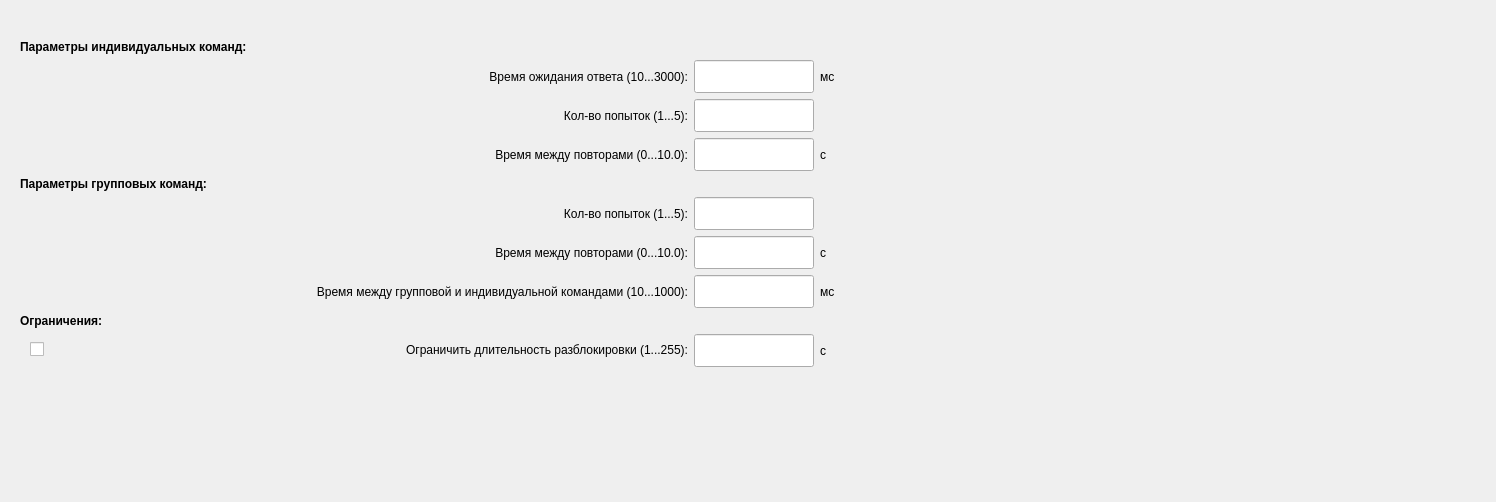
      <widget class="QWidget" name="tab_2">
       <attribute name="title">
        <string>Отправка команд</string>
       </attribute>
       <widget class="QWidget" name="gridLayoutWidget_3">
        <property name="geometry">
         <rect>
          <x>0</x>
          <y>20</y>
          <width>1487</width>
          <height>473</height>
         </rect>
        </property>
        <layout class="QGridLayout" name="gridLayout_3">
         <item row="13" column="2">
          <widget class="QLineEdit" name="e7">
           <property name="maximumSize">
            <size>
             <width>120</width>
             <height>16777215</height>
            </size>
           </property>
           <property name="font">
            <font>
             <pointsize>16</pointsize>
            </font>
           </property>
          </widget>
         </item>
         <item row="12" column="1" colspan="3">
          <widget class="QLabel" name="label_17">
           <property name="font">
            <font>
             <weight>75</weight>
             <bold>true</bold>
            </font>
           </property>
           <property name="text">
            <string>Ограничения:</string>
           </property>
          </widget>
         </item>
         <item row="5" column="2">
          <widget class="QLineEdit" name="e2">
           <property name="sizePolicy">
            <sizepolicy hsizetype="Fixed" vsizetype="Fixed">
             <horstretch>0</horstretch>
             <verstretch>0</verstretch>
            </sizepolicy>
           </property>
           <property name="maximumSize">
            <size>
             <width>120</width>
             <height>16777215</height>
            </size>
           </property>
           <property name="font">
            <font>
             <pointsize>16</pointsize>
            </font>
           </property>
          </widget>
         </item>
         <item row="3" column="0">
          <spacer name="horizontalSpacer_4">
           <property name="orientation">
            <enum>Qt::Horizontal</enum>
           </property>
           <property name="sizeType">
            <enum>QSizePolicy::Fixed</enum>
           </property>
           <property name="sizeHint" stdset="0">
            <size>
             <width>20</width>
             <height>20</height>
            </size>
           </property>
          </spacer>
         </item>
         <item row="3" column="1">
          <widget class="QLabel" name="label_5">
           <property name="text">
            <string>Время ожидания ответа (10...3000):</string>
           </property>
           <property name="alignment">
            <set>Qt::AlignRight|Qt::AlignTrailing|Qt::AlignVCenter</set>
           </property>
          </widget>
         </item>
         <item row="14" column="2">
          <spacer name="verticalSpacer_3">
           <property name="orientation">
            <enum>Qt::Vertical</enum>
           </property>
           <property name="sizeHint" stdset="0">
            <size>
             <width>20</width>
             <height>40</height>
            </size>
           </property>
          </spacer>
         </item>
         <item row="7" column="1" colspan="3">
          <widget class="QLabel" name="label_11">
           <property name="font">
            <font>
             <weight>75</weight>
             <bold>true</bold>
            </font>
           </property>
           <property name="text">
            <string>Параметры групповых команд:</string>
           </property>
          </widget>
         </item>
         <item row="9" column="2">
          <widget class="QLineEdit" name="e4">
           <property name="sizePolicy">
            <sizepolicy hsizetype="Fixed" vsizetype="Fixed">
             <horstretch>0</horstretch>
             <verstretch>0</verstretch>
            </sizepolicy>
           </property>
           <property name="maximumSize">
            <size>
             <width>120</width>
             <height>16777215</height>
            </size>
           </property>
           <property name="font">
            <font>
             <pointsize>16</pointsize>
            </font>
           </property>
          </widget>
         </item>
         <item row="6" column="2">
          <widget class="QLineEdit" name="e3">
           <property name="sizePolicy">
            <sizepolicy hsizetype="Fixed" vsizetype="Fixed">
             <horstretch>0</horstretch>
             <verstretch>0</verstretch>
            </sizepolicy>
           </property>
           <property name="maximumSize">
            <size>
             <width>120</width>
             <height>16777215</height>
            </size>
           </property>
           <property name="font">
            <font>
             <pointsize>16</pointsize>
            </font>
           </property>
          </widget>
         </item>
         <item row="5" column="1">
          <widget class="QLabel" name="label_7">
           <property name="text">
            <string>Кол-во попыток (1...5):</string>
           </property>
           <property name="alignment">
            <set>Qt::AlignRight|Qt::AlignTrailing|Qt::AlignVCenter</set>
           </property>
          </widget>
         </item>
         <item row="10" column="2">
          <widget class="QLineEdit" name="e5">
           <property name="sizePolicy">
            <sizepolicy hsizetype="Fixed" vsizetype="Fixed">
             <horstretch>0</horstretch>
             <verstretch>0</verstretch>
            </sizepolicy>
           </property>
           <property name="maximumSize">
            <size>
             <width>120</width>
             <height>16777215</height>
            </size>
           </property>
           <property name="font">
            <font>
             <pointsize>16</pointsize>
            </font>
           </property>
          </widget>
         </item>
         <item row="9" column="1">
          <widget class="QLabel" name="label_8">
           <property name="text">
            <string>Кол-во попыток (1...5):</string>
           </property>
           <property name="alignment">
            <set>Qt::AlignRight|Qt::AlignTrailing|Qt::AlignVCenter</set>
           </property>
          </widget>
         </item>
         <item row="10" column="1">
          <widget class="QLabel" name="label_9">
           <property name="text">
            <string>Время между повторами (0...10.0):</string>
           </property>
           <property name="alignment">
            <set>Qt::AlignRight|Qt::AlignTrailing|Qt::AlignVCenter</set>
           </property>
          </widget>
         </item>
         <item row="6" column="1">
          <widget class="QLabel" name="label_6">
           <property name="text">
            <string>Время между повторами (0...10.0):</string>
           </property>
           <property name="alignment">
            <set>Qt::AlignRight|Qt::AlignTrailing|Qt::AlignVCenter</set>
           </property>
          </widget>
         </item>
         <item row="2" column="1" colspan="3">
          <widget class="QLabel" name="label">
           <property name="font">
            <font>
             <weight>75</weight>
             <bold>true</bold>
            </font>
           </property>
           <property name="text">
            <string>Параметры индивидуальных команд:</string>
           </property>
          </widget>
         </item>
         <item row="1" column="2">
          <spacer name="verticalSpacer_4">
           <property name="orientation">
            <enum>Qt::Vertical</enum>
           </property>
           <property name="sizeType">
            <enum>QSizePolicy::Fixed</enum>
           </property>
           <property name="sizeHint" stdset="0">
            <size>
             <width>20</width>
             <height>20</height>
            </size>
           </property>
          </spacer>
         </item>
         <item row="11" column="1">
          <widget class="QLabel" name="label_15">
           <property name="text">
            <string>Время между групповой и индивидуальной командами (10...1000):</string>
           </property>
           <property name="alignment">
            <set>Qt::AlignRight|Qt::AlignTrailing|Qt::AlignVCenter</set>
           </property>
          </widget>
         </item>
         <item row="11" column="3">
          <widget class="QLabel" name="label_16">
           <property name="text">
            <string>мс</string>
           </property>
          </widget>
         </item>
         <item row="11" column="2">
          <widget class="QLineEdit" name="e6">
           <property name="maximumSize">
            <size>
             <width>120</width>
             <height>16777215</height>
            </size>
           </property>
           <property name="font">
            <font>
             <pointsize>16</pointsize>
            </font>
           </property>
          </widget>
         </item>
         <item row="3" column="2" colspan="2">
          <layout class="QHBoxLayout" name="horizontalLayout_4">
           <item>
            <widget class="QLineEdit" name="e1">
             <property name="sizePolicy">
              <sizepolicy hsizetype="Preferred" vsizetype="Fixed">
               <horstretch>0</horstretch>
               <verstretch>0</verstretch>
              </sizepolicy>
             </property>
             <property name="minimumSize">
              <size>
               <width>0</width>
               <height>0</height>
              </size>
             </property>
             <property name="maximumSize">
              <size>
               <width>120</width>
               <height>16777215</height>
              </size>
             </property>
             <property name="baseSize">
              <size>
               <width>0</width>
               <height>0</height>
              </size>
             </property>
             <property name="font">
              <font>
               <pointsize>16</pointsize>
              </font>
             </property>
            </widget>
           </item>
           <item>
            <widget class="QLabel" name="label_12">
             <property name="text">
              <string>мс</string>
             </property>
            </widget>
           </item>
           <item>
            <spacer name="horizontalSpacer_7">
             <property name="orientation">
              <enum>Qt::Horizontal</enum>
             </property>
             <property name="sizeType">
              <enum>QSizePolicy::Fixed</enum>
             </property>
             <property name="sizeHint" stdset="0">
              <size>
               <width>20</width>
               <height>20</height>
              </size>
             </property>
            </spacer>
           </item>
          </layout>
         </item>
         <item row="10" column="3">
          <widget class="QLabel" name="label_14">
           <property name="text">
            <string>с</string>
           </property>
          </widget>
         </item>
         <item row="6" column="3">
          <widget class="QLabel" name="label_13">
           <property name="text">
            <string>с</string>
           </property>
          </widget>
         </item>
         <item row="13" column="3">
          <widget class="QLabel" name="label_19">
           <property name="text">
            <string>с</string>
           </property>
          </widget>
         </item>
         <item row="13" column="1">
          <layout class="QGridLayout" name="gridLayout_4">
           <item row="0" column="0">
            <spacer name="horizontalSpacer_20">
             <property name="orientation">
              <enum>Qt::Horizontal</enum>
             </property>
             <property name="sizeType">
              <enum>QSizePolicy::Preferred</enum>
             </property>
             <property name="sizeHint" stdset="0">
              <size>
               <width>10</width>
               <height>20</height>
              </size>
             </property>
            </spacer>
           </item>
           <item row="0" column="1">
            <widget class="QCheckBox" name="checkUseRBdlit">
             <property name="sizePolicy">
              <sizepolicy hsizetype="Fixed" vsizetype="Fixed">
               <horstretch>0</horstretch>
               <verstretch>0</verstretch>
              </sizepolicy>
             </property>
             <property name="font">
              <font>
               <pointsize>16</pointsize>
              </font>
             </property>
             <property name="text">
              <string/>
             </property>
            </widget>
           </item>
           <item row="0" column="2">
            <widget class="QLabel" name="label_18">
             <property name="text">
              <string>Ограничить длительность разблокировки (1...255):</string>
             </property>
             <property name="alignment">
              <set>Qt::AlignRight|Qt::AlignTrailing|Qt::AlignVCenter</set>
             </property>
            </widget>
           </item>
          </layout>
         </item>
        </layout>
       </widget>
      </widget>
